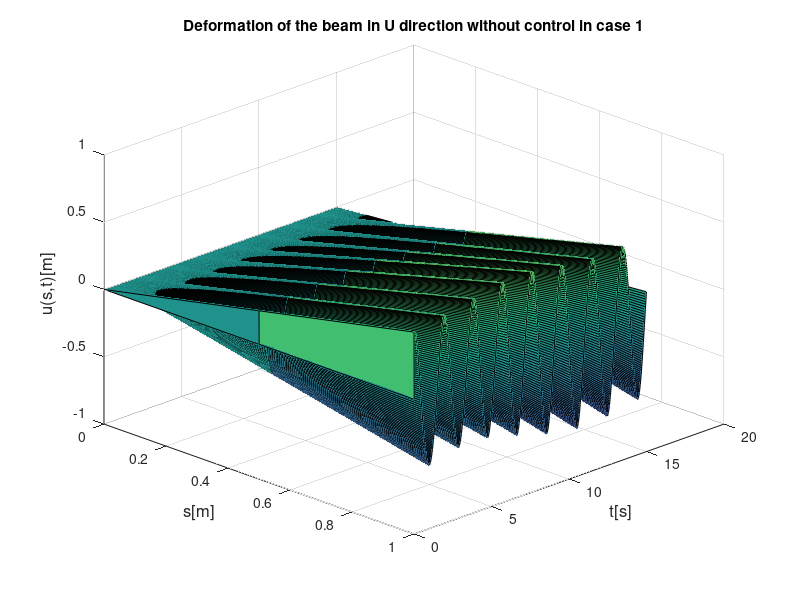
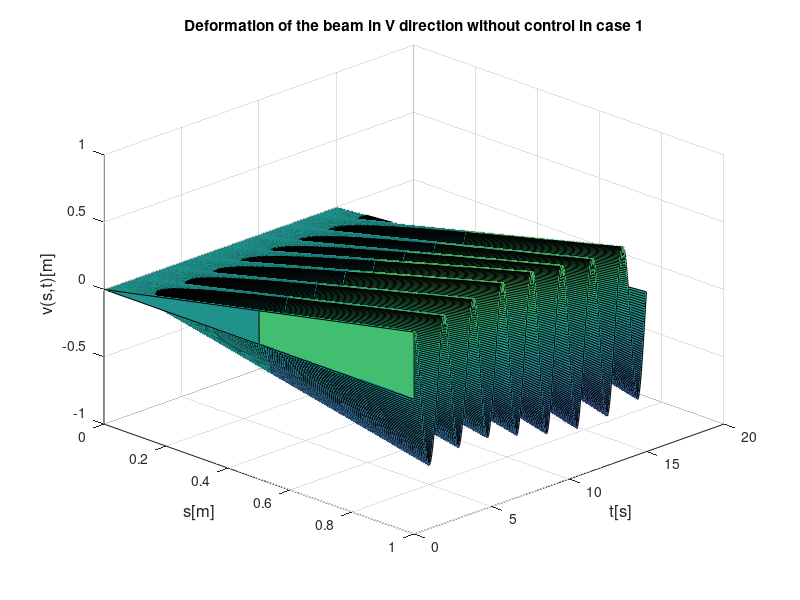
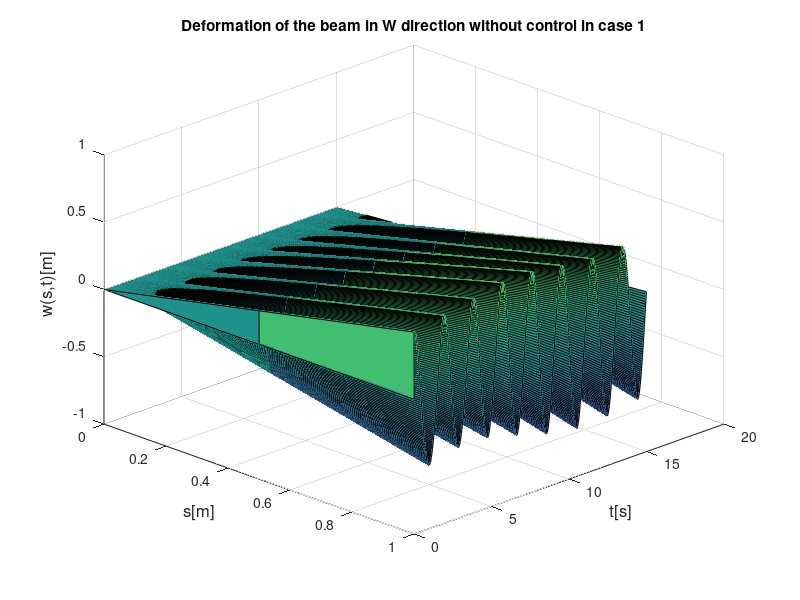

Write MATLAB code to recreate these figures, in order.
clc;
close all;
clear;
%--------------------------------------------------------------------------
%             3D Euler - Bernoulli beam model without control
%--------------------------------------------------------------------------

% Parameter of the Euler - Bernoulli Beam
l = 1.5; m = 1; EI = 8; EA = 14; T = 15; rho = 0.1;

% Space and Time parameters
n = 3; r = 1500;
tmax = 15;
delta_s = l/(n - 1); % Spatial step size
delta_t = tmax/(r - 1); % Temporal step size

% Create matrixes to save state data
u = zeros(n,r);
v = zeros(n,r);
w = zeros(n,r);

% Create matrixes to save disturbance at the top of the beam
du = zeros(r,1);
dv = zeros(r,1);
dw = zeros(r,1);

% Create matrixes to save displacement data
u_3D_free = zeros(r,n);
v_3D_free = zeros(r,n);
w_3D_free = zeros(r,n);

% Initial conditions
for i = 1:n
    u(i,1) = 0.5*(i - 1)*m*delta_s/l;
    v(i,1) = 0.5*(i - 1)*m*delta_s/l;
    w(i,1) = 0.5*(i - 1)*m*delta_s/l;
end

% Boundary disturbances
for j = 1:r
    du(j) = (1 + 4*sin(0.4*(j - 1)*delta_t))/5;
    dv(j) = (1 + 4*sin(0.4*(j - 1)*delta_t))/5;
    dw(j) = (1 + 4*sin(0.4*(j - 1)*delta_t))/5;
end

u(:,2) = u(:,1);
v(:,2) = v(:,1);
w(:,2) = w(:,1);

for j = 2:(r - 1)
    for i = 3:(n - 2)
        % 
        us = (u(i,j) - u(i - 1,j))/delta_s;
        vs = (v(i,j) - v(i - 1,j))/delta_s;
        ws = (w(i,j) - w(i - 1,j))/delta_s;

        % Derivative with respect to s using Finite Difference Method
        uss = (u(i + 1,j) - 2*u(i,j) + u(i - 1,j))/delta_s^2;
        vss = (v(i + 1,j) - 2*v(i,j) + v(i - 1,j))/delta_s^2;
        wss = (w(i + 1,j) - 2*w(i,j) + w(i - 1,j))/delta_s^2;
        ussss = (u(i + 2,j) - 4*u(i + 1,j) + 6*u(i,j) - 4*u(i - 1,j) + u(i - 2,j))/delta_s^4;
        vssss = (v(i + 2,j) - 4*v(i + 1,j) + 6*v(i,j) - 4*v(i - 1,j) + v(i - 2,j))/delta_s^4;

        % PDEs model of the Euler - Bernoulli beam
        S1 = T*uss - EI*ussss + EA*(wss*us + uss*ws) + 1.5*EA*us^2*uss + 0.5*EA*(uss*vs^2 + 2*us*vs*vss); % rho.diff(u,t,2)
        S2 = T*vss - EI*vssss + EA*(wss*vs + vss*ws) + 1.5*EA*vs^2*vss + 0.5*EA*(vss*us^2 + 2*vs*us*uss); % rho.diff(v,t,2)
        S3 = EA*wss + EA*us*uss + EA*vs*vss; % rho.diff(w,t,2)

        % Applying Finite - Difference Method to S1, S2 and S3
        u(i,j + 1) = 2*u(i,j) - u(i,j - 1) + delta_t^2*S1/rho;
        v(i,j + 1) = 2*v(i,j) - v(i,j - 1) + delta_t^2*S2/rho;
        w(i,j + 1) = 2*w(i,j) - w(i,j - 1) + delta_t^2*S3/rho;
    end

    % The tranverse deformation at the middle point of the beam
    u(2, j + 1) = (u(1,j + 1) + u(3,j + 1))/2;
    v(2, j + 1) = (v(1,j + 1) + v(3,j + 1))/2;
    w(2, j + 1) = (w(1,j + 1) + w(3,j + 1))/2;

    % Derivative with respect to s at the top of the beam using Finite Difference Method
    usl = (u(n,j) - u(n - 1,j))/delta_s;
    vsl = (v(n,j) - v(n - 1,j))/delta_s;
    wsl = (w(n,j) - w(n - 1,j))/delta_s;
    usssl = (-u(n,j) + 2*u(n - 1,j) - u(n - 2,j))/delta_s^3;
    vsssl = (-v(n,j) + 2*v(n - 1,j) - v(n - 2,j))/delta_s^3;

    % Boundary condition
    u(n,j + 1) = 2*u(n,j) - u(n,j - 1) - (T*usl + 0.5*EA*usl^3 + EA*usl*wsl + 0.5*EA*usl*vsl^2 - EI*usssl - du(j))*(delta_t^2)/m;
    v(n,j + 1) = 2*v(n,j) - v(n,j - 1) - (T*vsl + 0.5*EA*vsl^3 + EA*vsl*wsl + 0.5*EA*vsl*usl^2 - EI*vsssl - dv(j))*(delta_t^2)/m;
    w(n,j + 1) = 2*w(n,j) - w(n, j - 1) - (EA*wsl + 0.5*EA*usl^2 + 0.5*EA*vsl^2 - dw(j))*(delta_t^2)/m;
    
    u(n - 1,j + 1) = (u(n,j + 1) + u(n - 2,j + 1))/2;
    v(n - 1,j + 1) = (v(n,j + 1) + v(n - 2,j + 1))/2;
    w(n - 1,j + 1) = (w(n,j + 1) + w(n - 2,j + 1))/2;

    % Storing displacement data
    u_3D_free(1 + j,:) = u(:,j)';
    v_3D_free(1 + j,:) = v(:,j)';
    w_3D_free(1 + j,:) = w(:,j)';
end

u_3D_free(1,:) = u(:,1)';
v_3D_free(1,:) = v(:,1)';
w_3D_free(1,:) = w(:,1)';

% Save data for simulation
u0 = linspace(0,1,n);
t_tr = linspace(0,tmax,r);

% Plotting
figure(1);
surf(u0,t_tr,u_3D_free); view(45,30);
title({'Deformation of the beam in U direction without control in case 1'});
ylabel('t[s]','FontSize',12); xlabel('s[m]','FontSize',12); zlabel('u(s,t)[m]','FontSize',12);

figure(2);
surf(u0,t_tr,u_3D_free); view(45,30);
title({'Deformation of the beam in V direction without control in case 1'});
ylabel('t[s]','FontSize',12); xlabel('s[m]','FontSize',12); zlabel('v(s,t)[m]','FontSize',12);

figure(3);
surf(u0,t_tr,u_3D_free); view(45,30);
title({'Deformation of the beam in W direction without control in case 1'});
ylabel('t[s]','FontSize',12); xlabel('s[m]','FontSize',12); zlabel('w(s,t)[m]','FontSize',12);
